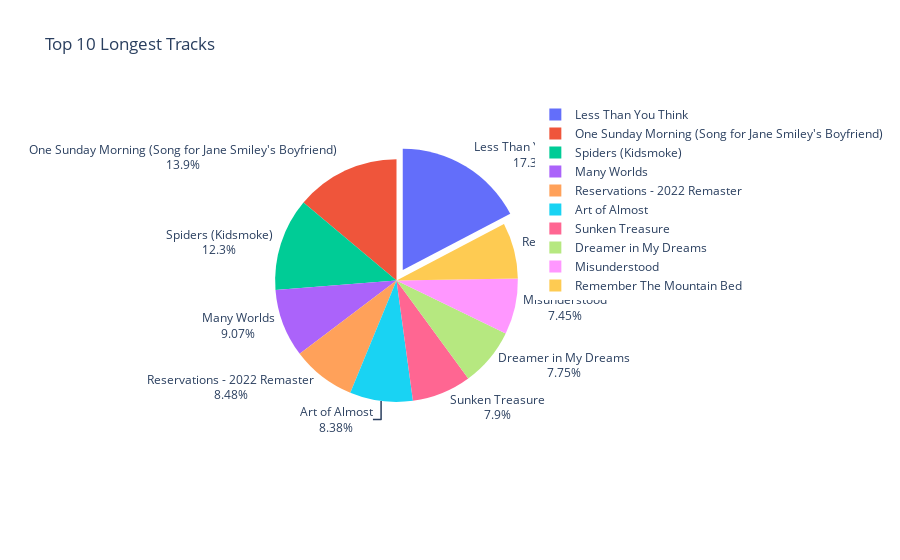
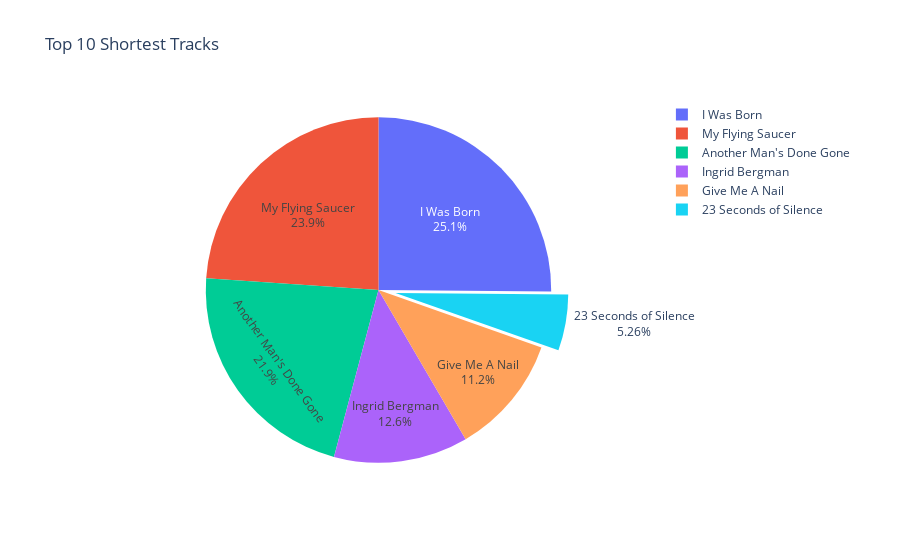

The code cell stored with these charts, in order, in its notebook:
### Markdown cell above
### 
<p> In this view, we see the longest songs and the shortest songs. The percentage in relation to the total of the whole. </p>

### Code cell
def create_pie_charts(df):
    def ms_to_min_sec(ms):
        minutes, seconds = divmod(ms // 1000, 60)
        return f'{minutes}m{seconds}s'

    df = df.sort_values(by='duration_ms', ascending=False)
    top_10_longest_tracks = df.head(10)
    top_10_longest_tracks.loc[:, 'duration_formatted'] = top_10_longest_tracks['duration_ms'].apply(ms_to_min_sec)
    df = df.sort_values(by='duration_ms')
    top_10_shortest_tracks = df.head(10)
    top_10_shortest_tracks.loc[:, 'duration_formatted'] = top_10_shortest_tracks['duration_ms'].apply(ms_to_min_sec)
    fig1 = px.pie(top_10_longest_tracks, names='track', values='duration_ms', color='track',
                 hover_data=['track', 'duration_formatted'],
                 title='Top 10 Longest Tracks')

    fig1.update_traces(textinfo='label+percent', pull=[0.1, 0, 0, 0, 0, 0, 0, 0, 0, 0])
    fig2 = px.pie(top_10_shortest_tracks, names='track', values='duration_ms',
                 hover_data=['track', 'duration_formatted'],
                 title='Top 10 Shortest Tracks')
    fig2.update_traces(textinfo='label+percent', pull=[0.1, 0, 0, 0, 0, 0, 0, 0, 0, 0])

    return fig1, fig2
fig1, fig2 = create_pie_charts(df)
fig1.show()
fig2.show()

### Figure 1 — Plotly figure (JSON) as saved in the notebook; plotly's stock layout.template omitted (floating-point values rounded to 4 significant figures)
{"data": [{"customdata": [["Less Than You Think", "15m1s", "Less Than You Think"], ["One Sunday Morning (Song for Jane Smiley's Boyfriend)", "12m3s", "One Sunday Morning (Song for Jane Smiley's Boyfriend)"], ["Spiders (Kidsmoke)", "10m42s", "Spiders (Kidsmoke)"], ["Many Worlds", "7m52s", "Many Worlds"], ["Reservations - 2022 Remaster", "7m21s", "Reservations - 2022 Remaster"], ["Art of Almost", "7m16s", "Art of Almost"], ["Sunken Treasure", "6m51s", "Sunken Treasure"], ["Dreamer in My Dreams", "6m43s", "Dreamer in My Dreams"], ["Misunderstood", "6m28s", "Misunderstood"], ["Remember The Mountain Bed", "6m26s", "Remember The Mountain Bed"]], "domain": {"x": [0, 1], "y": [0, 1]}, "hovertemplate": "track=%{customdata[2]}<br>duration_ms=%{value}<br>duration_formatted=%{customdata[1]}<extra></extra>", "labels": ["Less Than You Think", "One Sunday Morning (Song for Jane Smiley's Boyfriend)", "Spiders (Kidsmoke)", "Many Worlds", "Reservations - 2022 Remaster", "Art of Almost", "Sunken Treasure", "Dreamer in My Dreams", "Misunderstood", "Remember The Mountain Bed"], "legendgroup": "", "marker": {"colors": ["#636efa", "#EF553B", "#00cc96", "#ab63fa", "#FFA15A", "#19d3f3", "#FF6692", "#B6E880", "#FF97FF", "#FECB52"]}, "name": "", "pull": [0.1, 0, 0, 0, 0, 0, 0, 0, 0, 0], "showlegend": true, "textinfo": "label+percent", "type": "pie", "values": [901333, 723960, 642200, 472627, 441480, 436573, 411467, 403867, 388267, 386440]}], "layout": {"legend": {"tracegroupgap": 0}, "title": {"text": "Top 10 Longest Tracks"}}}

### Figure 2 — Plotly figure (JSON) as saved in the notebook; plotly's stock layout.template omitted (floating-point values rounded to 4 significant figures)
{"data": [{"customdata": [["23 Seconds of Silence", "0m22s"], ["23 Seconds of Silence", "0m23s"], ["Another Man's Done Gone", "1m36s"], ["Another Man's Done Gone", "1m36s"], ["Give Me A Nail", "1m38s"], ["My Flying Saucer", "1m44s"], ["My Flying Saucer", "1m44s"], ["I Was Born", "1m50s"], ["I Was Born", "1m50s"], ["Ingrid Bergman", "1m50s"]], "domain": {"x": [0, 1], "y": [0, 1]}, "hovertemplate": "track=%{customdata[0]}<br>duration_ms=%{value}<br>duration_formatted=%{customdata[1]}<extra></extra>", "labels": ["23 Seconds of Silence", "23 Seconds of Silence", "Another Man's Done Gone", "Another Man's Done Gone", "Give Me A Nail", "My Flying Saucer", "My Flying Saucer", "I Was Born", "I Was Born", "Ingrid Bergman"], "legendgroup": "", "name": "", "pull": [0.1, 0, 0, 0, 0, 0, 0, 0, 0, 0], "showlegend": true, "textinfo": "label+percent", "type": "pie", "values": [22880, 23253, 96240, 96240, 98240, 104973, 104973, 110293, 110293, 110293]}], "layout": {"legend": {"tracegroupgap": 0}, "title": {"text": "Top 10 Shortest Tracks"}}}
